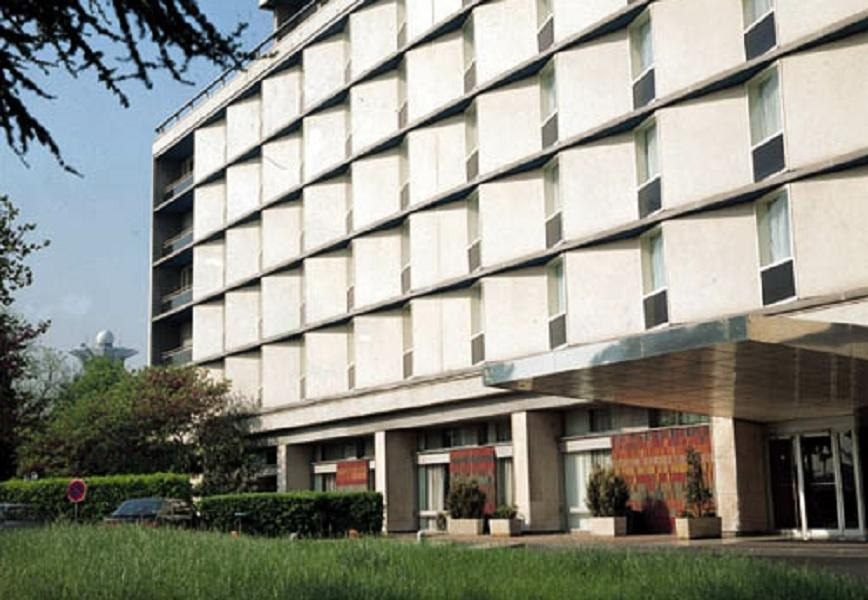
#> input picture data/building.jpg, 868 x 600 px
$ jupyter execute lab03_convolution_separable.ipynb
#> lines starting #> are read from the running program, lines starting #| are printed output that depends on the picture
# Лабораторная работа №3. Свёртка, separable filters и частотная интерпретация

Условие — в [методичке](CSE5382_15_лабораторных_работ_математические_методы_in_CV.md), раздел «Лабораторная работа №3».

**Данные.** `data/building.jpg` в оттенках серого (пример из набора OpenCV).

## 1. О чём эта работа

### Знакомый пример

Размытие фона в портретном режиме, «резкость» в редакторе, сглаживание шумной ночной фотографии — всё это одна и та же операция. Каждый пиксель заменяется на взвешенную сумму себя и соседей. Меняется только набор весов.

### Основная идея

Берём маленькую табличку весов (например, 3×3) — **ядро**. Прикладываем её к картинке так, чтобы центр ядра лёг на пиксель. Перемножаем числа ядра с числами картинки под ними, складываем — получаем новое значение пикселя. Сдвигаем ядро на один пиксель и повторяем. Если все веса равны 1/9 — это усреднение (размытие). Если слева −1, справа +1 — это «насколько справа светлее, чем слева» (поиск вертикальных границ).

### Понятия

- **Ядро (kernel, фильтр)** $K$ — маленькая матрица весов.
- **Корреляция** — описанная выше операция «приложил, перемножил, сложил».
- **Свёртка** — то же самое, но ядро предварительно повёрнуто на 180°. Для симметричных ядер (усреднение, Гаусс) разницы нет. В компьютерном зрении «свёрткой» часто называют именно корреляцию.
- **Padding** — что делать на краю, где ядро вылезает за картинку. `zero` — считать, что снаружи нули (край темнеет); `reflect` — зеркально отразить картинку.
- **Линейный оператор** — операция, для которой «фильтр от суммы = сумма фильтров»: $F(aI_1+bI_2)=aF(I_1)+bF(I_2)$. Корреляция линейна, медианный фильтр — нет.
- **Ранг матрицы** — сколько в ней по-настоящему независимых строк. Ранг 1 означает, что все строки — одна и та же строка, умноженная на разные числа.
- **Сепарабельное ядро** — ядро ранга 1. Его можно записать как столбец, умноженный на строку: $K=ab^T$. Тогда вместо одного двумерного прохода можно сделать два одномерных: сначала по строкам фильтром $b$, потом по столбцам фильтром $a$.
- **Частота** в изображении — как быстро меняется яркость. Ровное небо — низкая частота; мелкая сетка, шум, резкий край — высокая. Сглаживание убирает высокие частоты, поэтому его называют **low-pass** (фильтр нижних частот).

### Формулы

Корреляция:

$$Y[i,j]=\sum_m\sum_n I[i+m,\,j+n]\,K[m,n]$$

$I$ — изображение, $K$ — ядро, $m,n$ пробегают позиции внутри ядра, $Y$ — результат.

Сепарабельность: $K=ab^T$ при $\mathrm{rank}(K)=1$. Для ядра $k\times k$ двумерный проход — $k^2$ умножений на пиксель, два одномерных — $2k$.

Частотная характеристика одномерного фильтра $h$:

$$H(\omega)=\sum_n h[n]\,e^{-j\omega n}$$

$\omega$ — частота в радианах на пиксель: $\omega=0$ — постоянный сигнал, $\omega=\pi$ — самый быстрый возможный сигнал «+1, −1, +1, −1…». $|H(\omega)|$ показывает, во сколько раз фильтр ослабляет волну этой частоты. $j$ — мнимая единица; $e^{-j\omega n}$ — способ записать «волну частоты $\omega$» одним комплексным числом.

[cell 1]
import time
import cv2
import numpy as np
import matplotlib.pyplot as plt

np.set_printoptions(precision=4, suppress=True)
plt.rcParams.update({"figure.dpi": 80, "image.cmap": "gray"})

IMAGE_PATH = "data/building.jpg"
PADDING = "reflect"          # тип padding для всей работы
N_RUNS = 20                  # число запусков при замере времени
NOISE_SIGMA = 20.0
rng = np.random.default_rng(0)

## 2. Вопрос 1 — корреляция в центре

> Для `I=[[1,2,3],[4,5,6],[7,8,9]]` и `K=[[1,0,−1],[1,0,−1],[1,0,−1]]` вычислите корреляцию в центре.

Ядро 3×3 кладём точно на матрицу 3×3 и перемножаем поэлементно:

| | столбец 1 (×1) | столбец 2 (×0) | столбец 3 (×−1) |
|---|---|---|---|
| строка 1 | $1\cdot1=1$ | $2\cdot0=0$ | $3\cdot(-1)=-3$ |
| строка 2 | $4\cdot1=4$ | $5\cdot0=0$ | $6\cdot(-1)=-6$ |
| строка 3 | $7\cdot1=7$ | $8\cdot0=0$ | $9\cdot(-1)=-9$ |

Сумма: $1-3+4-6+7-9=-6$.

**Смысл.** Ядро считает «сумма левого столбца минус сумма правого»: $(1+4+7)-(3+6+9)=12-18=-6$. Отрицательный результат означает, что справа ярче, чем слева. Это ядро Прюитта — детектор вертикальных границ.

**Корреляция и свёртка здесь отличаются.** Для свёртки ядро поворачивается на 180° и превращается в `[[−1,0,1],…]`, результат меняет знак: $+6$.

[cell 2]
I3 = np.array([[1, 2, 3], [4, 5, 6], [7, 8, 9]], dtype=float)
K_prewitt = np.array([[1, 0, -1], [1, 0, -1], [1, 0, -1]], dtype=float)

print("поэлементные произведения:\n", I3 * K_prewitt)
print("корреляция в центре:", (I3 * K_prewitt).sum())
print("свёртка в центре   :", (I3 * K_prewitt[::-1, ::-1]).sum(), "(ядро повёрнуто на 180°)")

**Итог вопроса 1:** $-6$.

## 3. Вопрос 2 — сепарабельность и частотная характеристика

> Докажите, что `(1/16)[[1,2,1],[2,4,2],[1,2,1]]` сепарабельно. Для `h=[1/2,1/2]` найдите |H(0)| и |H(π)|.

### Сепарабельность

Посмотрим на строки: вторая строка `[2,4,2]` — это первая `[1,2,1]`, умноженная на 2; третья совпадает с первой. Все строки пропорциональны одной — значит, ранг равен 1. Запишем явно:

$$\frac1{16}\begin{bmatrix}1&2&1\\2&4&2\\1&2&1\end{bmatrix}=\frac14\begin{bmatrix}1\\2\\1\end{bmatrix}\cdot\frac14\begin{bmatrix}1&2&1\end{bmatrix}$$

Проверка одного элемента: центральный $=\frac14\cdot2\cdot\frac14\cdot2=\frac4{16}$ ✓.

**Почему из этого следует «два одномерных прохода».** Подставим $K[m,n]=a[m]\,b[n]$ в формулу корреляции:

$$Y[i,j]=\sum_m a[m]\Big(\sum_n I[i+m,j+n]\,b[n]\Big)$$

Скобка — это фильтрация строк ядром $b$. Внешняя сумма — фильтрация результата по столбцам ядром $a$. Для ядра 3×3 это 6 умножений вместо 9, для 15×15 — 30 вместо 225.

### Частотная характеристика

$h=[1/2,1/2]$ — среднее двух соседних отсчётов: $y[n]=\frac12x[n]+\frac12x[n-1]$.

$$H(\omega)=\frac12e^{-j\omega\cdot0}+\frac12e^{-j\omega\cdot1}=\frac12+\frac12e^{-j\omega}$$

- $\omega=0$: $e^{0}=1$, $H(0)=\frac12+\frac12=1$, $|H(0)|=1$.
- $\omega=\pi$: $e^{-j\pi}=-1$, $H(\pi)=\frac12-\frac12=0$, $|H(\pi)|=0$.

**Проверка без комплексных чисел.** Постоянный сигнал `5,5,5,5`: среднее соседей — снова 5, сигнал прошёл без изменений (усиление 1). Сигнал `+1,−1,+1,−1`: среднее соседей — всегда 0, сигнал уничтожен (усиление 0). Фильтр пропускает медленное и гасит быстрое — это и есть low-pass. В общем виде $|H(\omega)|=|\cos(\omega/2)|$ — плавно убывает от 1 до 0.

[cell 3]
K_gauss = np.array([[1, 2, 1], [2, 4, 2], [1, 2, 1]], dtype=float) / 16
a = np.array([1, 2, 1], dtype=float) / 4
print("rank(K) =", np.linalg.matrix_rank(K_gauss))
print("a·aᵀ == K:", np.allclose(np.outer(a, a), K_gauss))

# общий способ найти разложение: SVD. Для rank-1 ненулевое сингулярное число одно.
U, S, Vt = np.linalg.svd(K_gauss)
print("сингулярные числа:", S)
a_svd, b_svd = U[:, 0] * np.sqrt(S[0]), Vt[0] * np.sqrt(S[0])
print("из SVD: a =", a_svd, " b =", b_svd, "(знак общий, произведение то же)")
print("rank ядра Прюитта из вопроса 1:", np.linalg.matrix_rank(K_prewitt), "— тоже сепарабельно: [1,1,1]ᵀ·[1,0,−1]")

h = np.array([0.5, 0.5])
def H(omega, h):
    n = np.arange(len(h))
    return (h * np.exp(-1j * omega * n)).sum()

print("\n|H(0)| =", abs(H(0, h)), "  |H(π)| =", round(abs(H(np.pi, h)), 12))
print("на сигналах: const →", np.convolve(np.full(6, 5.0), h, "valid"), "  чередование →", np.convolve(np.array([1, -1, 1, -1, 1, -1.0]), h, "valid"))

om = np.linspace(0, np.pi, 200)
plt.figure(figsize=(5.5, 3.5))
plt.plot(om, [abs(H(w, h)) for w in om], label="h=[1/2,1/2]")
plt.plot(om, [abs(H(w, a)) for w in om], label="h=[1/4,1/2,1/4]")
plt.plot(om, np.abs(np.cos(om / 2)), "k:", label="|cos(ω/2)|")
plt.title("Частотная характеристика |H(ω)|"); plt.xlabel("частота ω, рад/пиксель"); plt.ylabel("усиление")
plt.legend(); plt.grid(alpha=0.3); plt.show()
#> after `plt.legend()`:
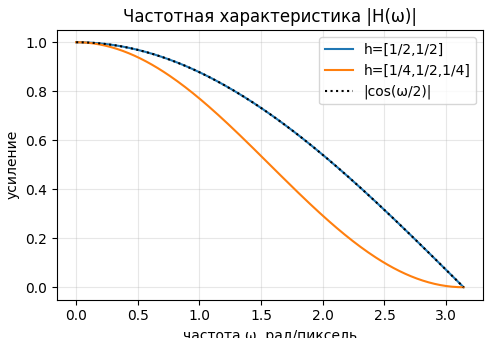
#> figure drawn by matplotlib, 1 panel; curve peaks at x = 0, y = 1; curve peaks at x = 0, y = 1; curve peaks at x = 0, y = 1

**Итог вопроса 2:** ядро равно $\frac1{16}[1,2,1]^T[1,2,1]$, ранг 1 — сепарабельно; $|H(0)|=1$, $|H(\pi)|=0$.

## 4. Задание 3 — код и эксперимент

### Шаги 1–4. ROI 64×64, padding, двойной цикл, проверка на вопросе 1

Padding во всей работе — **reflect** (зеркальное отражение без повторения крайнего пикселя; в OpenCV это `BORDER_REFLECT_101`, значение по умолчанию). Выбран потому, что нулевой padding затемняет края после сглаживания.

Отлаживаем на маленьком фрагменте: двойной цикл на Python медленный, и ошибку индексов проще увидеть на маленькой матрице.

[cell 4]
def correlate2d(gray, K, mode=PADDING):
    """2D-корреляция двойным циклом: в каждом пикселе сумма произведений окна на ядро."""
#> called with gray = array of shape (3, 3), K = array of shape (3, 3), mode = 'reflect'
    kh, kw = K.shape
    ph, pw = kh // 2, kw // 2
    x = np.pad(gray, ((ph, ph), (pw, pw)), mode=mode).astype(float)
    out = np.zeros(gray.shape, dtype=float)
    for i in range(gray.shape[0]):
        for j in range(gray.shape[1]):
            out[i, j] = np.sum(x[i:i + kh, j:j + kw] * K)
    return out

# шаг 4: проверка на матрице вопроса 1 — центр должен дать −6
print("correlate2d(I3, K)[1,1] =", correlate2d(I3, K_prewitt)[1, 1])

gray = cv2.imread(IMAGE_PATH, cv2.IMREAD_GRAYSCALE).astype(np.float64)
roi = gray[250:314, 400:464]              # ROI 64×64 для отладки
print("изображение:", gray.shape, " ROI:", roi.shape)
#| изображение: (600, 868)  ROI: (64, 64)

mine = correlate2d(roi, K_gauss)
ref = cv2.filter2D(roi, -1, K_gauss, borderType=cv2.BORDER_REFLECT_101)
print("max |своя − cv2.filter2D| на ROI:", np.abs(mine - ref).max())
#| max |своя − cv2.filter2D| на ROI: 0.0

### Шаги 5–6. Сепарабельная версия и сравнение

Два прохода тем же способом (цикл по пикселям), только окно теперь одномерное: сначала вдоль строки, затем вдоль столбца.

[cell 5]
def correlate_separable(gray, a_col, b_row, mode=PADDING):
    """Два 1D-прохода: по строкам ядром b_row, затем по столбцам ядром a_col."""
#> called with a_col = array of shape (3,), b_row = array of shape (3,), mode = 'reflect'
    H_, W_ = gray.shape
    kb, ka = len(b_row), len(a_col)
    x = np.pad(gray, ((0, 0), (kb // 2, kb // 2)), mode=mode).astype(float)
#> x: shape (64, 66) float64
    tmp = np.zeros((H_, W_))
    for i in range(H_):
        for j in range(W_):
            tmp[i, j] = np.sum(x[i, j:j + kb] * b_row)
    x = np.pad(tmp, ((ka // 2, ka // 2), (0, 0)), mode=mode)
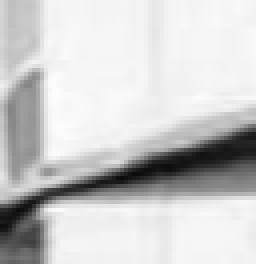
#> x: shape (66, 64) float64 (shown 4 times larger); min 11, max 253.8, mean 203.8
    out = np.zeros((H_, W_))
    for i in range(H_):
        for j in range(W_):
            out[i, j] = np.sum(x[i:i + ka, j] * a_col)
    return out

sep = correlate_separable(roi, a, a)
print("max |2D − separable| на ROI:", np.abs(mine - sep).max())
#| max |2D − separable| на ROI: 0.0

Разность нулевая или порядка $10^{-13}$ — это погрешность округления чисел с плавающей точкой (сложения выполняются в другом порядке); математически результаты одинаковы.

### Шаг 7. Замер времени

Два замера. Первый — как в задании: обе цикловые реализации, 20 запусков, ядро 3×3. Второй — векторная реализация на всём изображении для ядер разного размера: в ней время пропорционально числу умножений на пиксель, поэтому закон «$k^2$ против $2k$» виден в чистом виде.

[cell 6]
def timeit(fn, runs=N_RUNS):
#> called with runs = 20
    ts = []
    for _ in range(runs):
        t0 = time.perf_counter(); fn(); ts.append(time.perf_counter() - t0)
    return 1000 * np.median(ts), 1000 * np.std(ts)

t2d = timeit(lambda: correlate2d(roi, K_gauss))
#> t2d = (21.12, 0.223)
tsep = timeit(lambda: correlate_separable(roi, a, a))
#> tsep = (34.33, 9.16)
print(f"цикл 2D, ядро 3×3, ROI 64×64      : {t2d[0]:7.2f} ± {t2d[1]:.2f} ms")
#| цикл 2D, ядро 3×3, ROI 64×64      :   21.12 ± 0.22 ms
print(f"цикл separable, ядро 3×3, ROI 64×64: {tsep[0]:7.2f} ± {tsep[1]:.2f} ms")
#| цикл separable, ядро 3×3, ROI 64×64:   34.33 ± 9.16 ms
print("умножений на пиксель: 9 против 6; но циклов по пикселям — один против двух")

def corr_vec(gray, K):
    """Векторная корреляция: k² сдвинутых копий изображения, сложенных с весами."""
    kh, kw = K.shape
    x = np.pad(gray, ((kh // 2,) * 2, (kw // 2,) * 2), mode=PADDING)
    out = np.zeros_like(gray)
    for m in range(kh):
        for n in range(kw):
            out += K[m, n] * x[m:m + gray.shape[0], n:n + gray.shape[1]]
    return out

def corr_vec_sep(gray, a_col, b_row):
    return corr_vec(corr_vec(gray, b_row[None, :]), a_col[:, None])

def gauss1d(k, sigma):
    r = np.arange(k) - k // 2
    g = np.exp(-r ** 2 / (2 * sigma ** 2))
    return g / g.sum()

print(f"\nвекторная реализация, всё изображение {gray.shape}:")
#| векторная реализация, всё изображение (600, 868):
print(f"{'k':>3}{'2D, ms':>10}{'separable, ms':>16}{'ускорение':>11}{'k²/2k':>8}{'max |Δ|':>12}")
timing = []
for k in (3, 5, 9, 15, 21):
    g = gauss1d(k, k / 6)
    K2 = np.outer(g, g)
    ta, tb = timeit(lambda: corr_vec(gray, K2), 5)[0], timeit(lambda: corr_vec_sep(gray, g, g), 5)[0]
    d = np.abs(corr_vec(gray, K2) - corr_vec_sep(gray, g, g)).max()
    timing.append((k, ta, tb))
    print(f"{k:3d}{ta:10.1f}{tb:16.1f}{ta / tb:11.2f}{k / 2:8.1f}{d:12.2e}")
#> this loop made 5 passes
#> (ta, tb, d) on passes 1 to 5: (21.89, 14.78, 1.14e-13), (46.36, 24.67, 1.42e-13), (124.4, 32.64, 2.84e-13), (338.6, 49.81, 4.83e-13), (625.1, 60.13, 6.82e-13)
#> (printed output is left out)
#> pass 1, in corr_vec (call 7), `x = np.pad(gray, ((kh // 2,) * 2, (kw // 2,) * 2), mode=PADDING)`:
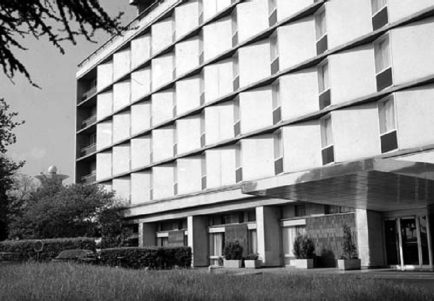
#> x: shape (602, 868) float64 (shown at 1/2 size); min 0, max 255, mean 142.1; drawn with min black and max white
#> pass 2, in corr_vec (call 19), `x = np.pad(gray, ((kh // 2,) * 2, (kw // 2,) * 2), mode=PADDING)`:
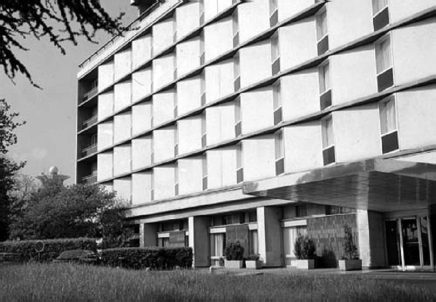
#> x: shape (604, 872) float64 (shown at 1/2 size); min 0, max 255, mean 141.8
#> after the loop, timing = [(3, 21.89, 14.78), (5, 46.36, 24.67), (9, 124.4, 32.64), (15, 338.6, 49.81), (21, 625.1, 60.13)]

### Шаг 8. Шум и сравнение box / Gaussian / median

**PSNR** (пиковое отношение сигнал/шум) — стандартная мера «насколько восстановленное изображение близко к чистому»:

$$\mathrm{MSE}=\frac1N\sum(\hat I-I)^2,\qquad \mathrm{PSNR}=10\log_{10}\frac{255^2}{\mathrm{MSE}}\ \text{дБ}$$

Больше — лучше; +3 дБ означает вдвое меньшую MSE. Box и Gaussian считаем своей функцией, медиану — `cv2.medianBlur` (медиана не является корреляцией: это сортировка окна, а не взвешенная сумма).

[cell 7]
def psnr(x, ref):
    mse = np.mean((x.astype(float) - ref.astype(float)) ** 2)
    return 10 * np.log10(255 ** 2 / mse), mse

noisy = gray + rng.normal(0, NOISE_SIGMA, gray.shape)
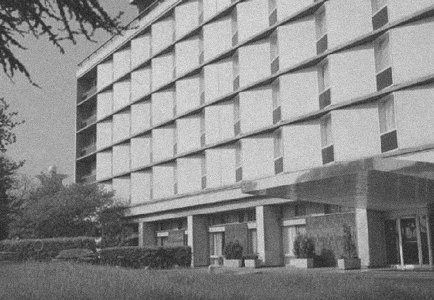
#> noisy: shape (600, 868) float64 (shown at 1/2 size); min -78.46, max 325.9, mean 142.3; drawn with min black and max white
noisy_u8 = np.clip(noisy, 0, 255).astype(np.uint8)

box5 = np.full(5, 1 / 5)
g5 = gauss1d(5, 1.0)
results = {
    "шумное (без фильтра)": noisy,
    "box 5×5": corr_vec_sep(noisy, box5, box5),
    "Gaussian 5×5, σ=1": corr_vec_sep(noisy, g5, g5),
    "median 5×5": cv2.medianBlur(noisy_u8, 5).astype(float),
}
print(f"гауссов шум σ={NOISE_SIGMA}")
print(f"{'фильтр':24}{'MSE':>10}{'PSNR, dB':>11}")
for name, im in results.items():
    p, m = psnr(np.clip(im, 0, 255), gray)
    print(f"{name:24}{m:10.1f}{p:11.2f}")
#> this loop made 4 passes
#> (name, mse in psnr, p, m) on passes 1 to 4: ('шумное (без фильтра)', 353.1, 22.65, 353.1), ('box 5×5', 127.2, 27.09, 127.2), ('Gaussian 5×5, σ=1', 67.13, 29.86, 67.13), ('median 5×5', 101.4, 28.07, 101.4)
#> (printed output is left out)

fig, ax = plt.subplots(1, 4, figsize=(15, 3.6))
crop = (slice(230, 380), slice(380, 580))
for a_, (name, im) in zip(ax, results.items()):
    a_.imshow(im[crop], vmin=0, vmax=255); a_.set_title(name); a_.axis("off")
#> this loop made 4 passes
#> name on passes 1 to 4: 'шумное (без фильтра)', 'box 5×5', 'Gaussian 5×5, σ=1', 'median 5×5'
plt.tight_layout(); plt.show()

### Шаги 9–10. Спектр до и после сглаживания

**Преобразование Фурье** раскладывает картинку на волны разных частот и направлений. На картинке спектра центр — нулевая частота (средняя яркость), чем дальше от центра — тем выше частота. Яркость точки — амплитуда соответствующей волны. Амплитуды различаются на много порядков, поэтому показываем логарифм.

Третья картинка — частотная характеристика самого ядра (его спектр): по теореме о свёртке спектр результата равен спектру изображения, умноженному на спектр ядра.

FFT считает картинку периодической: правый край «склеивается» с левым. Яркости на противоположных краях разные, и на склейке возникает скачок, который даёт в спектре ложный яркий крест через все частоты. Чтобы он не мешал измерению, перед FFT картинку умножают на **окно Ханна** — плавный спад до нуля к краям.

[cell 8]
WIN = np.outer(np.hanning(gray.shape[0]), np.hanning(gray.shape[1]))   # окно Ханна

def spectrum(im):
    return np.abs(np.fft.fftshift(np.fft.fft2(im * WIN)))

def log_spectrum(im):
    return np.log1p(spectrum(im))
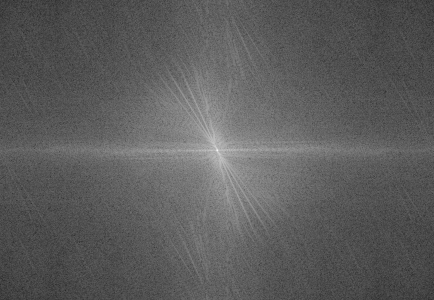
#> returned value: shape (600, 868) float64 (shown at 1/2 size); min 0.42, max 16.94, mean 6.42; drawn with min black and max white

g9 = gauss1d(9, 2.0)
smooth = corr_vec_sep(gray, g9, g9)

Kpad = np.zeros(gray.shape); Kpad[:9, :9] = np.outer(g9, g9)
resp = np.abs(np.fft.fftshift(np.fft.fft2(Kpad)))

S0, S1 = log_spectrum(gray), log_spectrum(smooth)
#> in log_spectrum (call 2), `return np.log1p(spectrum(im))`:
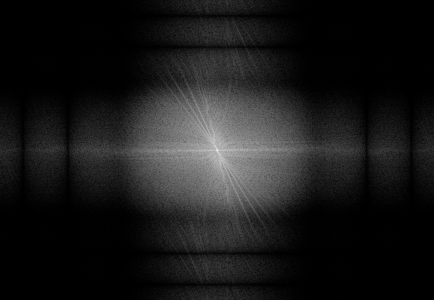
#> returned value: shape (600, 868) float64 (shown at 1/2 size); min 1.35e-06, max 16.94, mean 1.74; drawn with min black and max white
fig, ax = plt.subplots(1, 4, figsize=(16, 3.8))
ax[0].imshow(S0, cmap="magma", vmin=0, vmax=S0.max()); ax[0].set_title("log|FFT| исходного")
ax[1].imshow(S1, cmap="magma", vmin=0, vmax=S0.max()); ax[1].set_title("log|FFT| после Gaussian 9×9, σ=2")
ax[2].imshow(resp, cmap="viridis"); ax[2].set_title("|H| ядра: 1 в центре, 0 по краям")
for a_ in ax[:3]: a_.axis("off")

# энергия спектра по кольцам: во сколько раз ослаблена каждая частота
F0, F1 = spectrum(gray), spectrum(smooth)
yy, xx = np.indices(gray.shape)
fy = (yy - gray.shape[0] // 2) / gray.shape[0]; fx = (xx - gray.shape[1] // 2) / gray.shape[1]
rad = np.sqrt(fx ** 2 + fy ** 2)                     # частота в циклах на пиксель, максимум 0.5 по оси
bins = np.linspace(0, 0.5, 26)
ratio = [F1[(rad >= lo) & (rad < hi)].sum() / F0[(rad >= lo) & (rad < hi)].sum() for lo, hi in zip(bins[:-1], bins[1:])]
#> ratio = 25 values, max 0.993 at index 0, min 0.00135 at index 22, mean 0.208
ax[3].plot(bins[:-1], ratio, "o-")
ax[3].set(title="Ослабление по частотам", xlabel="частота, циклов/пиксель", ylabel="|FFT после| / |FFT до|"); ax[3].grid(alpha=0.3)
plt.tight_layout(); plt.show()
#> after `plt.tight_layout()`:
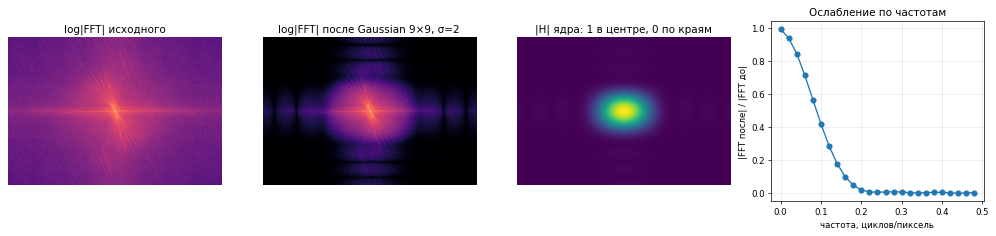
#> figure drawn by matplotlib, 4 panels; panel 4: curve peaks at x = 0, y = 0.993
print("доля амплитуды, оставшаяся на низких частотах (<0.04):", round(ratio[0] + 0, 3))
#| доля амплитуды, оставшаяся на низких частотах (<0.04): 0.993
print("на средних (0.10–0.12):", round(ratio[5], 3), "  на высоких (0.30–0.32):", round(ratio[15], 5))
#| на средних (0.10–0.12): 0.421   на высоких (0.30–0.32): 0.00901

После сглаживания центр спектра (низкие частоты) не изменился, а периферия потемнела: высокие частоты подавлены. Правый график показывает это числами — на низких частотах осталось почти всё, на высоких почти ничего. Форма кривой — колокол: спектр гауссова ядра сам является гауссианой.

### Таблица эксперимента

Заполняется выводом ячеек шагов 7 и 8 (числа — в самих ячейках выше; время зависит от компьютера).

| Реализация | Что измерено | Max \|Δ\| | PSNR | Комментарий |
|---|---|---|---|---|
| 2D, двойной цикл | время на ROI 64×64, шаг 7 | 0 относительно `cv2.filter2D` | — | эталон; 9 умножений на пиксель |
| separable, два цикла | время на ROI 64×64, шаг 7 | 0 | — | 6 умножений, но два прохода цикла |
| 2D векторная | время на полном кадре, k=3…21 | — | — | время растёт как k² |
| separable векторная | то же | ~1e-13 | — | время растёт как 2k |
| box / Gaussian / median 5×5 | — | — | шаг 8 | качество подавления шума |

## 5. Неудачный случай: линейный фильтр против импульсного шума

Гауссов шум — маленькие отклонения в каждом пикселе; усреднение их гасит. **Импульсный шум** («соль и перец») — редкие пиксели, ставшие чисто чёрными или белыми. Для него усреднение — плохой метод.

[cell 9]
sp = gray.copy()
mask = rng.random(gray.shape)
sp[mask < 0.05] = 0
sp[mask > 0.95] = 255                      # 10 % пикселей испорчены

sp_res = {
    "соль-перец 10 %": sp,
    "box 5×5": corr_vec_sep(sp, box5, box5),
    "Gaussian 5×5, σ=1": corr_vec_sep(sp, g5, g5),
    "median 5×5": cv2.medianBlur(sp.astype(np.uint8), 5).astype(float),
}
#> in corr_vec_sep (call 35), `return corr_vec(corr_vec(gray, b_row[None, :]), a_col[:, None])`:
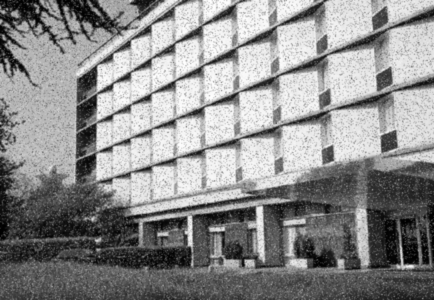
#> returned value: shape (600, 868) float64 (shown at 1/2 size); min 0, max 254.8, mean 140.8
print(f"{'фильтр':24}{'MSE':>10}{'PSNR, dB':>11}")
for name, im in sp_res.items():
    p, m = psnr(np.clip(im, 0, 255), gray)
    print(f"{name:24}{m:10.1f}{p:11.2f}")
#> this loop made 4 passes
#> (name, mse in psnr, p, m) on passes 1 to 4: ('соль-перец 10 %', 2332.2, 14.45, 2332.2), ('box 5×5', 299, 23.37, 299), ('Gaussian 5×5, σ=1', 310, 23.22, 310), ('median 5×5', 69.93, 29.68, 69.93)
#> (printed output is left out)

fig, ax = plt.subplots(1, 4, figsize=(15, 3.6))
for a_, (name, im) in zip(ax, sp_res.items()):
    a_.imshow(im[crop], vmin=0, vmax=255); a_.set_title(name); a_.axis("off")
#> this loop made 4 passes
plt.tight_layout(); plt.show()
#> after `plt.tight_layout()`:
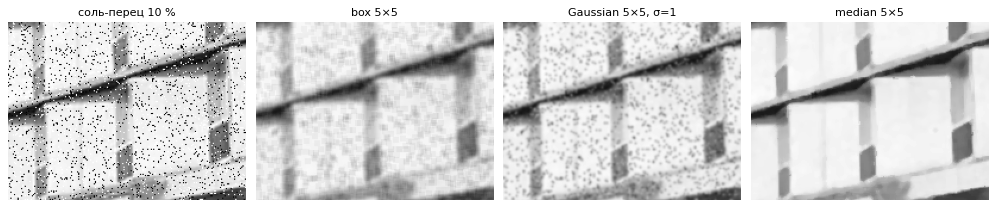
#> figure drawn by matplotlib, 4 panels
